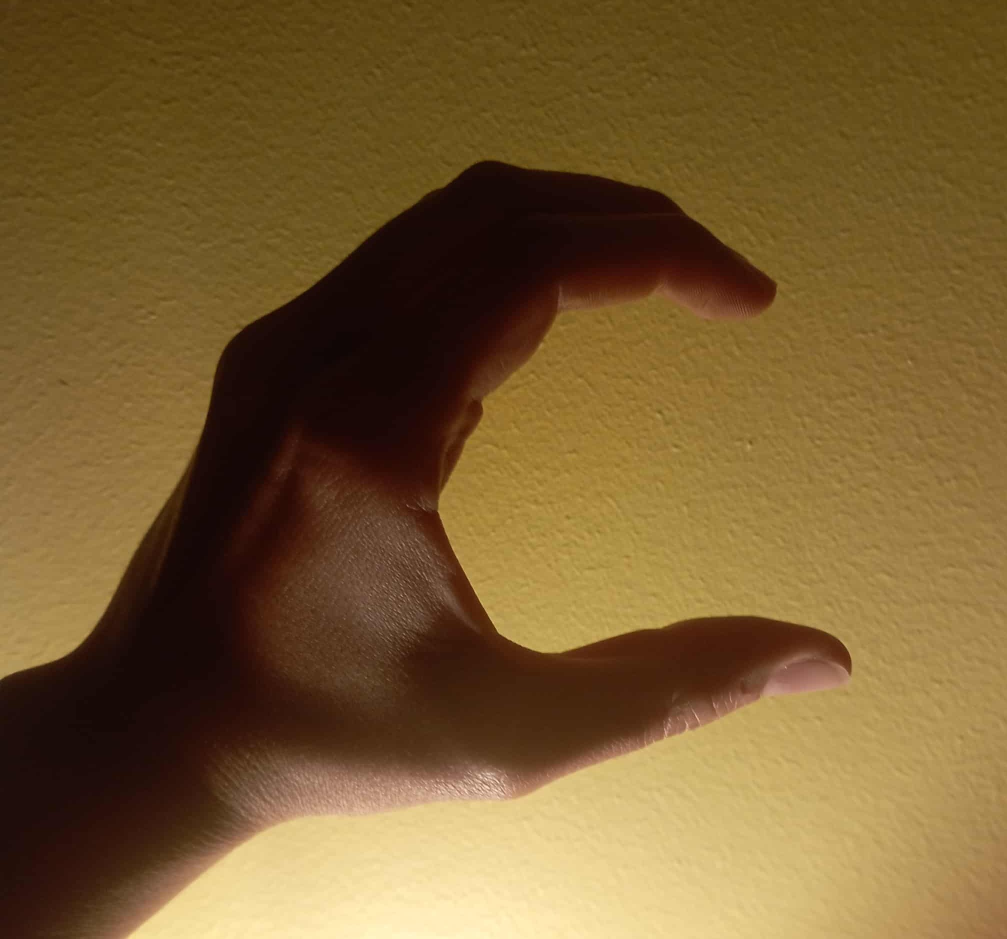
#> input picture test_images/test_image.jpeg, 2014 x 1877 px (shown at 1/2 size)
$ jupyter execute --allow-errors git_MNIST.ipynb
#> lines starting #> are read from the running program, lines starting #| are printed output that depends on the picture
[cell 1]
# Reference : https://github.com/erinnil/Sign-Language-MNIST-Neural-Network-Classifier.git
# Libraries
import pandas as pd
from sklearn.neural_network import MLPClassifier
from sklearn.metrics import confusion_matrix, accuracy_score, classification_report
from sklearn.model_selection import train_test_split
from collections import defaultdict
import seaborn as sns
import numpy as np
import matplotlib.pyplot as plt

#> (a cell that did not finish here is left out)

#> (a cell that did not finish here is left out)

[cell 4]
def show_image_by_condition( pixels, labels, label_condition=None, numbers=24, img_size=28):
    """
        Show images by label
    """
    label_to_letter = {i: chr(65 + i) for i in range(26)}

    pixels_tmp = pixels.reshape(-1, img_size, img_size, 1)
    plt.figure(figsize=(12, 12))

    cnt = 0
    if label_condition is None:
        label_condition_set = set(np.unique(labels))
    else:
        label_condition_set = set(label_condition)


    n_images = len(pixels)
    n_condition = len(label_condition_set)
    cached_label = set()
    while cnt < numbers:
        idx = np.random.randint(0, n_images)
        if labels[idx] in label_condition_set and (labels[idx] not in cached_label or cnt >= n_condition):
            cnt += 1
            cached_label.add(labels[idx])
            plt.subplot(numbers // 4 + 1, 4, cnt)
            plt.axis('off')
            plt.title(f"Class:{labels[idx]} - Letter:{label_to_letter[labels[idx]]}")
            plt.imshow(pixels_tmp[idx, :, :, 0], cmap='gray')

    plt.show()

#> (the rest of this cell did not finish here and is left out)

[cell 5]
# Create neural network model
neural_net_model = MLPClassifier(
        hidden_layer_sizes=(64),
        # activation='relu',
        # solver='adam',
        alpha=0.0001,
        early_stopping=True,
        n_iter_no_change=10,
        verbose=True,
        random_state=42
    )

# Start the training
#> (the rest of this cell did not finish here and is left out)

#> (a cell that did not finish here is left out)

#> (a cell that did not finish here is left out)

[cell 8]
# Create dictionaries to hold counts
correct_counts = defaultdict(int) # number of times the model predicted this class correctly
total_counts = defaultdict(int) # total number of test samples belonging to this class

# Count correct predictions and total predictions for each class
#> (the rest of this cell did not finish here and is left out)

#> (a cell that did not finish here is left out)

[cell 10]
# Show what these misidentified classes are most often confused with
print(f"----------")
print("Common Misidentifications:")
#> (the rest of this cell did not finish here and is left out)

[cell 11]
# Confusion matrix heatmap
# Shows how often each class is predicted as each other class
plt.figure(figsize=(12,12))
#> (the rest of this cell did not finish here and is left out)

[cell 12]
# Classification report for detailed precision, recall, f1-score
print("----------")
print("Classification Report:")
#> (the rest of this cell did not finish here and is left out)

[cell 13]
import cv2
import numpy as np

def preprocess_image_for_model(path):
    # Load image
#> called with path = '../test_images/test_image.jpeg'
    img = cv2.imread(path)
#> img is the input picture: shape (1877, 2014, 3); mean B, G, R 49.6, 93.2, 120.6
    if img is None:
        raise ValueError("Image not found or path incorrect")

    # Convert to grayscale
    img = cv2.cvtColor(img, cv2.COLOR_BGR2GRAY)
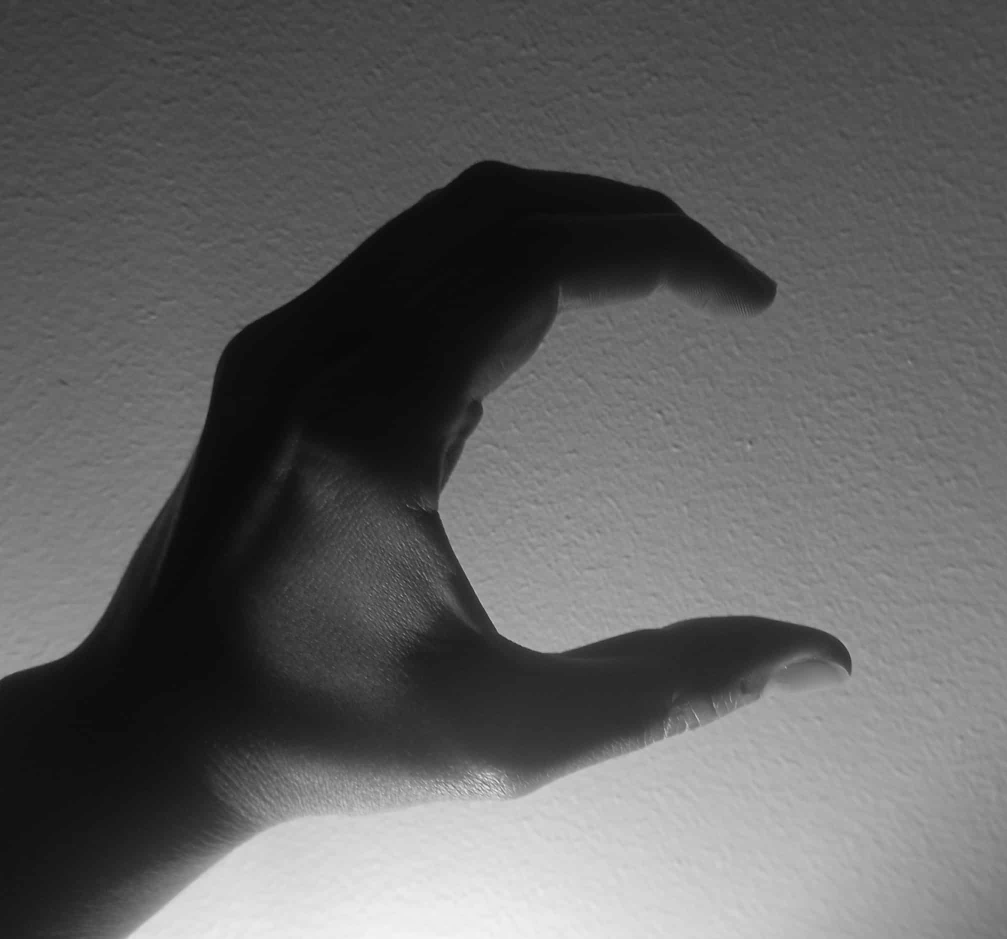
#> img: shape (1877, 2014) (shown at 1/2 size); min 9, max 245, mean 96.5

    # Resize to 28x28 (MNIST format)
    img = cv2.resize(img, (28, 28))
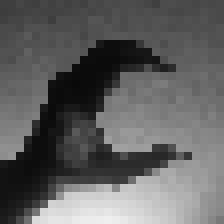
#> img: shape (28, 28) (shown 8 times larger); min 9, max 239, mean 96.4

    #Plot the processed image
    plt.figure(figsize=(4,4))
    plt.imshow(img, cmap='gray')
    plt.title("Preprocessed Image")
    plt.axis('off')
    plt.show()
    # Apply binary thresholding
    # _, img = cv2.threshold(img, 128, 255, cv2.THRESH_BINARY | cv2.THRESH_OTSU)

    # Invert colors if your hand is dark and background is light
    # Comment this out if your hand is white on black
    # img = 255 - img

    # Normalize to 0..1
    img = img.astype("float32") / 255.0

    # Flatten into shape (1, 784)
    img = img.reshape(1, 784)


    return img

# Example:
test_img = preprocess_image_for_model("../test_images/test_image.jpeg")
test_img2 = preprocess_image_for_model("../test_images/test_image2.jpeg")
#> call 2 of preprocess_image_for_model, with path = '../test_images/test_image2.jpeg'
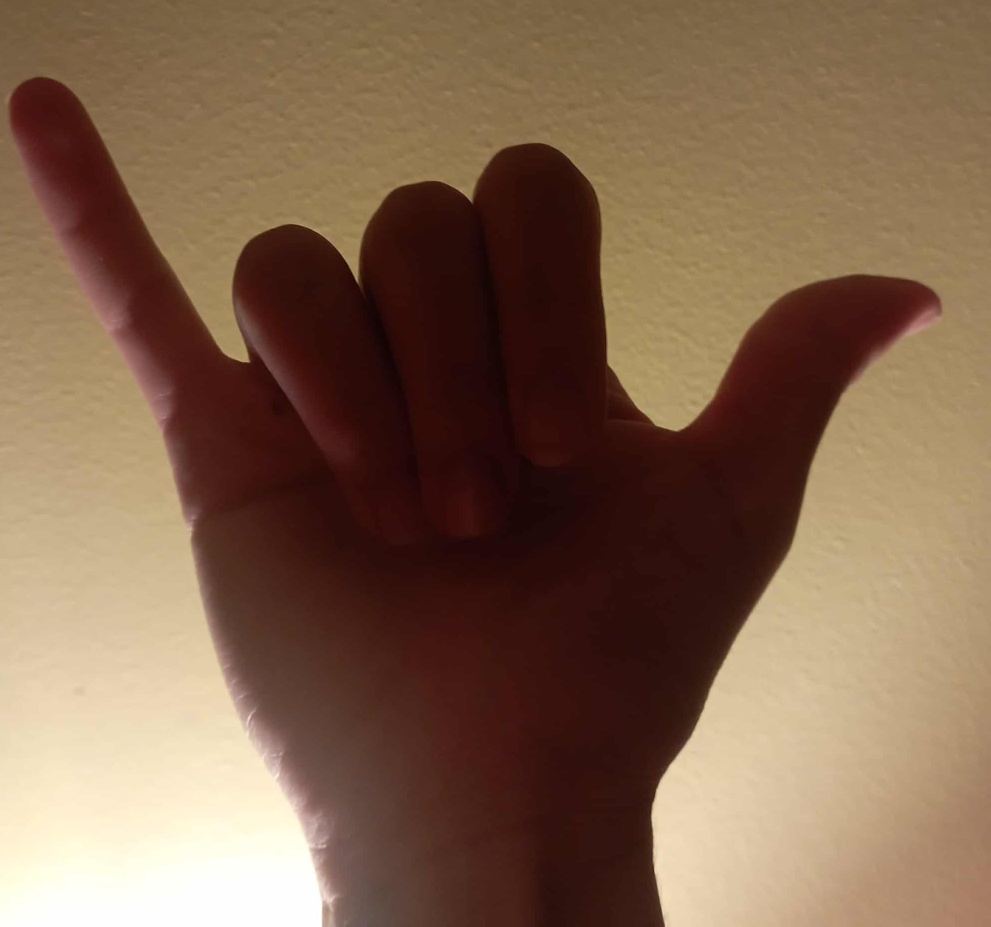
#> input picture test_images/test_image2.jpeg, 1981 x 1853 px (shown at 1/2 size)
#> in preprocess_image_for_model, img is the input picture: shape (1853, 1981, 3); mean B, G, R 78.7, 101.1, 129.4
#> in preprocess_image_for_model (call 2), `img = cv2.cvtColor(img, cv2.COLOR_BGR2GRAY)`:
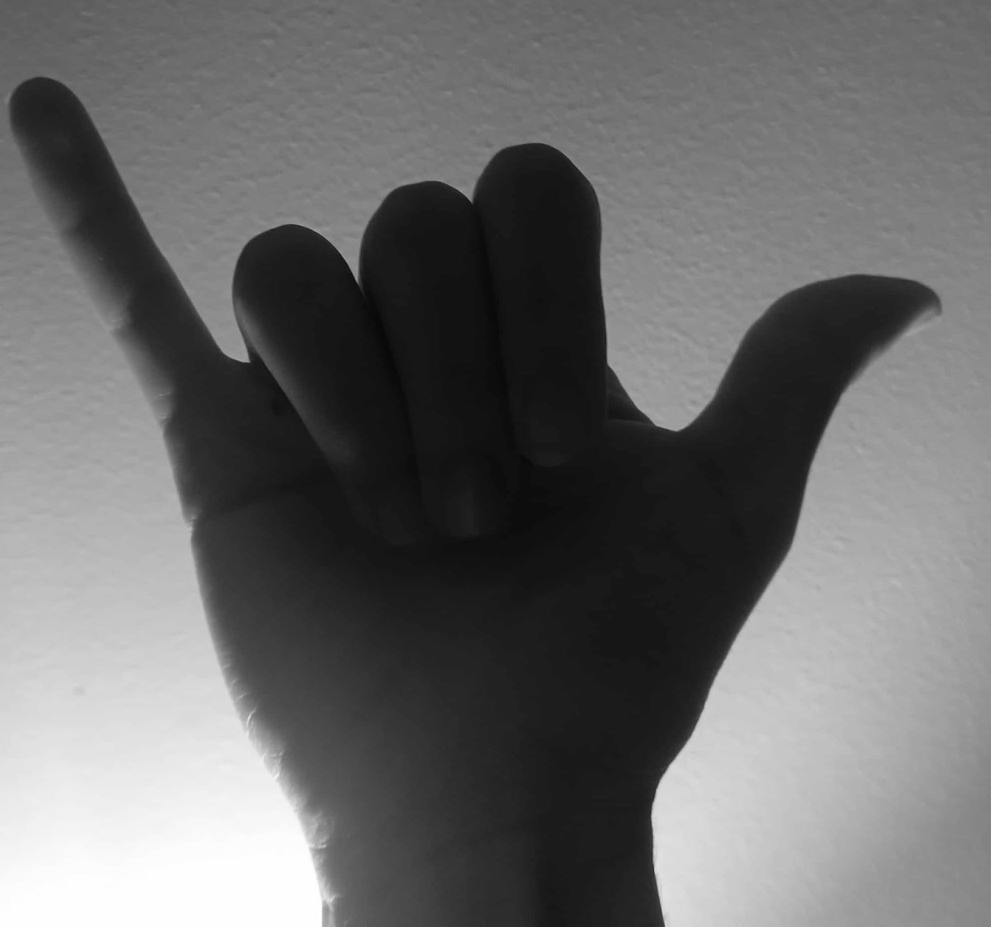
#> img: shape (1853, 1981) (shown at 1/2 size); min 5, max 255, mean 107
#> in preprocess_image_for_model (call 2), `img = cv2.resize(img, (28, 28))`:
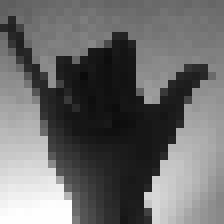
#> img: shape (28, 28) (shown 8 times larger); min 11, max 254, mean 107
test_img3 = preprocess_image_for_model("../test_images/test_image3.jpeg")
#> call 3 of preprocess_image_for_model, with path = '../test_images/test_image3.jpeg'
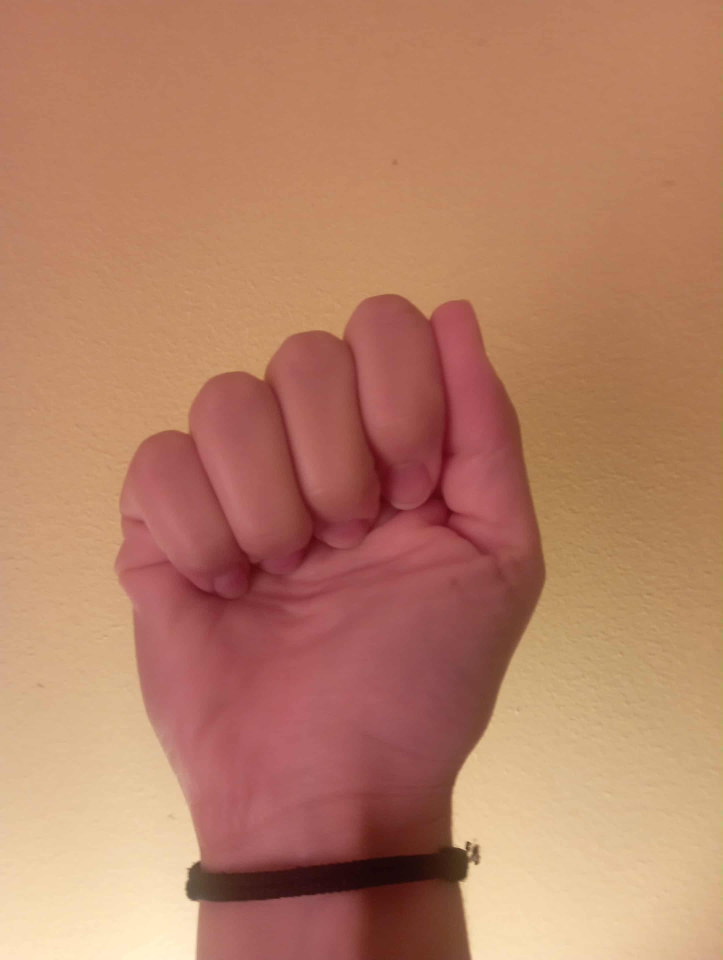
#> input picture test_images/test_image3.jpeg, 2168 x 2880 px (shown at 1/3 size)
#> in preprocess_image_for_model, img is the input picture: shape (2880, 2168, 3); mean B, G, R 101.7, 128.2, 182.8
#> in preprocess_image_for_model (call 3), `img = cv2.cvtColor(img, cv2.COLOR_BGR2GRAY)`:
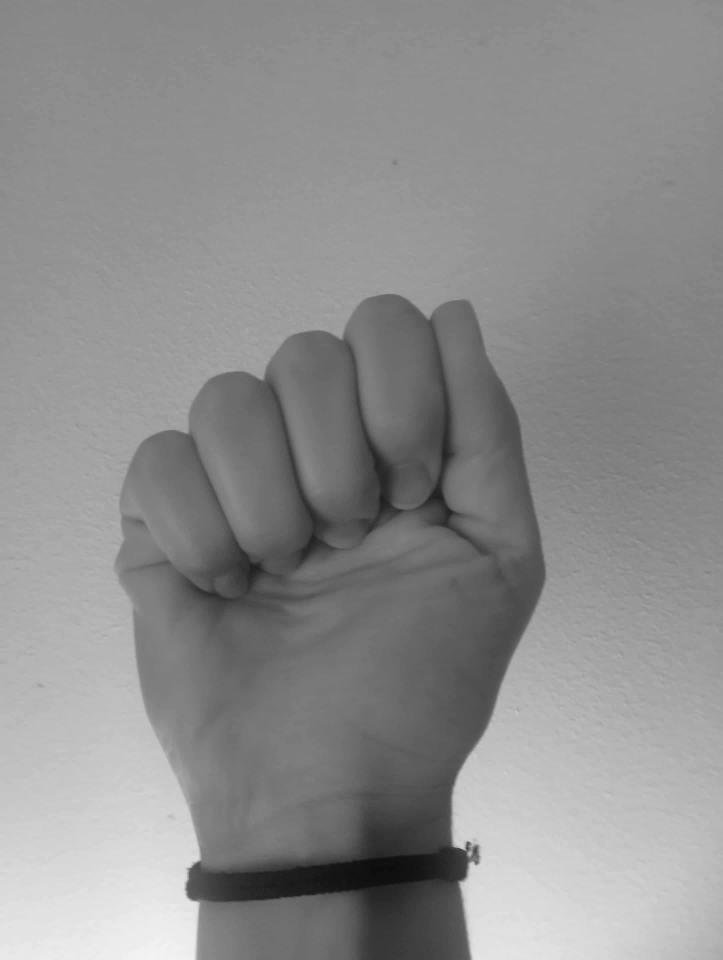
#> img: shape (2880, 2168) (shown at 1/3 size); min 13, max 244, mean 141.5
#> in preprocess_image_for_model (call 3), `img = cv2.resize(img, (28, 28))`:
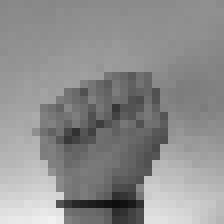
#> img: shape (28, 28) (shown 8 times larger); min 13, max 241, mean 141.7


#> (the rest of this cell did not finish here and is left out)
